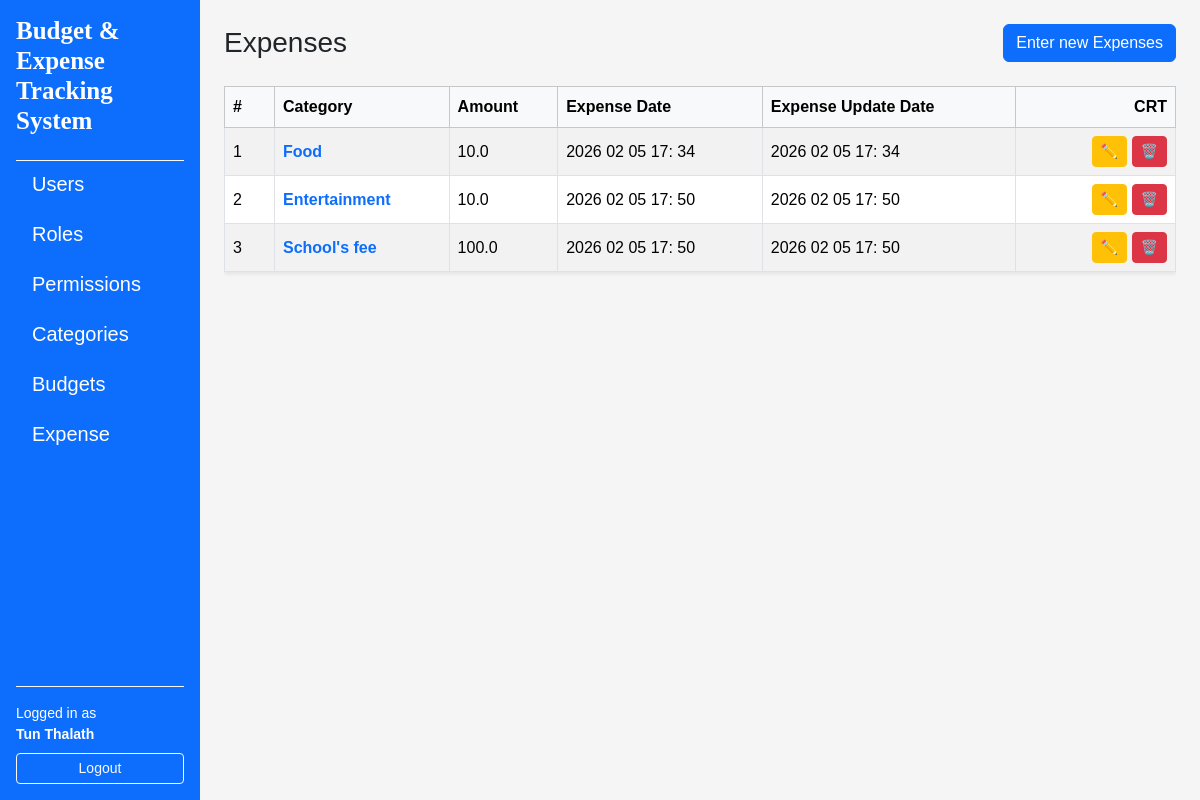
The page /expenses/ (signed in) on the database its author committed.
### app/models/user.py (models this page shows, shortened)
class User(UserMixin, db.Model):
    __tablename__ = "users"
    id = db.Column(db.Integer, primary_key=True)
    username = db.Column(db.String(80), unique=True, nullable=False)
    email = db.Column(db.String(120), unique=True, nullable=False)
    full_name = db.Column(db.String(120), nullable=False)
    is_active = db.Column(db.Boolean, default=True, nullable=False)
    password_hash = db.Column(db.String(255), nullable=False)
    created_at = db.Column(db.DateTime, default=datetime.utcnow, nullable=False)
    updated_at = db.Column(db.DateTime, default=datetime.utcnow, onupdate=datetime.utcnow, nullable=False)
    roles = db.relationship("Role", secondary=user_roles, back_populates="users")

### app/models/expense_budget.py (models this page shows)
class Expense(db.Model):
    __tablename__="expenses"
    id = db.Column(db.Integer, primary_key=True)
    amount = db.Column(db.Float, nullable=False)
    expense_date = db.Column(db.DateTime, default=datetime.utcnow, nullable=False)
    expense_updated_at = db.Column(db.DateTime, default=datetime.utcnow, onupdate=datetime.utcnow, nullable=False)
    categories = db.relationship("Category", secondary=ce, back_populates="expenses")

class Category(db.Model):
    __tablename__ = "categories"
    id = db.Column(db.Integer, primary_key=True)
    name = db.Column(db.String(100), unique=True, nullable=False)
    budgets = db.relationship("Budget", secondary=cb, back_populates="categories")
    expenses = db.relationship("Expense", secondary=ce, back_populates="categories")

### app/routes/expense_routes.py (the view)
@expense_bp.route("/")
@login_required
def index():
    expenses = ess.get_all_expense()
    return render_template("expenses/index.html", expenses=expenses)

### app/services/expense_service.py (called while the page is built)
    @staticmethod
    def get_all_expense() -> List[Expense]:
        return Expense.query.order_by(Expense.id.asc()).all()

### app/templates/expenses/index.html (shortened to what this page needs)
{% extends "layouts/base.html" %}
{% block content %}
<div class="d-flex justify-content-between align-items-center mb-4">
    <h1 class="h3 mb-0">Expenses</h1>
    <a href="{{ url_for('expenses.create') }}" class="btn btn-primary">Enter new Expenses</a>
</div>
{% if expenses %}
<div class="table-responsive">
    <table class="table table-striped table-bordered align-middle shadow-sm">
        <thead class="table-light">
            <tr>
                <th style="width: 50px">#</th>
                <th>Category</th>
                <th>Amount</th>
                <th>Expense Date</th>
                <th>Expense Update Date</th>
                <th class="text-end" style="width: 160px">CRT</th>
            </tr>
        </thead>
        <tbody>
            {% for expense in expenses %}
            <tr>
                <td>{{ loop.index }}</td>
                <td>
                    <a
                        href="{{ url_for('expenses.detail', expense_id=expense.id) }}"
                        class="text-decoration-none fw-semibold"
                    >
                    {% if expense.categories %}
                        {{ expense.categories[0].name }}
                        {% else %}
                            <span class="text-muted">No Category</span>
                        {% endif %}
                    </a>
                </td>
                <td>
                    {{ expense.amount }}
                </td>
                <td>{{ expense.expense_date.strftime("%Y %m %d %H: %M") }}</td>
                <td>{{ expense.expense_updated_at.strftime("%Y %m %d %H: %M") }}</td>
                <td class="text-end">
                    <a
                        href="{{ url_for('expenses.edit', expense_id = expense.id) }}"
                        class="btn btn-sm btn-warning"
                        title="Edit"
                    >
                    ✏️
                    </a>
                    <a
                        href="{{ url_for('expenses.delete_confirm', expense_id = expense.id) }}"
                        class="btn btn-sm btn-danger"
                        title="Delete"
                    >
                    🗑️
                    </a>
                </td>
            </tr>
            {% endfor %}
        </tbody>
    </table>
</div>
{% else %}
<div class="alert alert-info">
    No Expense found
    <a href="{{ url_for('expenses.create') }}">Create the first Expense</a>.
</div>
{% endif %}
{% endblock %}

### app/templates/layouts/base.html (shortened to what this page needs)
<!doctype html>
<html lang="en">
    <head>
        <link href="https://cdn.jsdelivr.net/npm/bootstrap@5.3.8/dist/css/bootstrap.min.css" rel="stylesheet" />
        <link rel="stylesheet" href="https://cdnjs.cloudflare.com/ajax/libs/font-awesome/4.7.0/css/font-awesome.min.css">
        <link rel="stylesheet" href="{{ url_for('static', filename='css/style.css') }} " />
    </head>
    <body>
        <div class="container-fluid">
            <div class="row min-vh-100">
                {% if current_user.is_authenticated %}
                <nav class="col-12 col-md-3 col-lg-2 bg-primary text-white d-flex flex-column p-3">
                    <h5 class="mb-4 title">Budget & Expense Tracking System</h5>
                    <div class="flex-grow-1 overflow-auto border-top border-light">
                        <ul class="nav nav-pills flex-column gap-1">
                            <li class="nav-item">
                                <a href="{{ url_for('users.index') }}"
                                class="nav-link text-white {% if request.blueprint == 'users' %}active{% endif %}">
                                    Users
                                </a>
                            </li>
                            <li class="nav-item">
                                <a href="{{ url_for('roles.index') }}"
                                class="nav-link text-white {% if request.blueprint == 'roles' %}active{% endif %}">
                                    Roles
                                </a>
                            </li>
                            <li class="nav-item">
                                <a href="{{ url_for('permissions.index') }}"
                                class="nav-link text-white {% if request.blueprint == 'permissions' %}active{% endif %}">
                                    Permissions
                                </a>
                            </li>
                            <li class="nav-item">
                                <a href="{{ url_for('categories.index') }}"
                                class="nav-link text-white {% if request.blueprint == 'categories' %}active{% endif %}">
                                    Categories
                                </a>
                            </li>
                            <li class="nav-item">
                                <a href="{{ url_for('budgets.index') }}"
                                class="nav-link text-white {% if request.blueprint == 'budgets' %}active{% endif %}">
                                    Budgets
                                </a>
                            </li>
                            <li class="nav-item">
                                <a href="{{ url_for('expenses.index') }}"
                                class="nav-link text-white {% if request.blueprint == 'expenses' %}active{% endif %}">
                                    Expense
                                </a>
                            </li>
                        </ul>
                    </div>
                    <div class="mt-auto pt-3 border-top border-light">
                        {% if current_user.is_authenticated %}
                            <div class="small mb-2">
                                Logged in as<br>
                                <strong>{{ current_user.full_name }}</strong>
                            </div>
                            <a href="{{ url_for('auth.logout') }}"
                            class="btn btn-outline-light btn-sm w-100">
                                Logout
                            </a>
                        {% else %}
                            <a href="{{ url_for('auth.login') }}"
                            class="btn btn-outline-light btn-sm w-100">
                                Login
                            </a>
                        {% endif %}
                    </div>
                </nav>
                {% endif %}
                <main class="col-12 col-md-9 col-lg-10 p-4">
                    {% block content %}{% endblock %}
                </main>
            </div>
        </div>
    </body>
</html>

### app/static/css/style.css (style rules this page uses)
body { background-color: #f5f5f5; font-family: Arial; }
table td, table, th { vertical-align: middle; }
nav a { margin-right: 10px; }
.title { font-family: 'Times New Roman', Times, serif; font-weight: 700; font-size: 25px; }
.nav-item { font-size: 20px; }

### rows shown on the page
User: full_name "Tun Thalath"
Expense: name "Food", amount "10.0", expense_date "2026 02 05 17: 34", expense_updated_at "2026 02 05 17: 34"
Expense: name "Entertainment", amount "10.0", expense_date "2026 02 05 17: 50", expense_updated_at "2026 02 05 17: 50"
Expense: name "School's fee", amount "100.0", expense_date "2026 02 05 17: 50", expense_updated_at "2026 02 05 17: 50"
